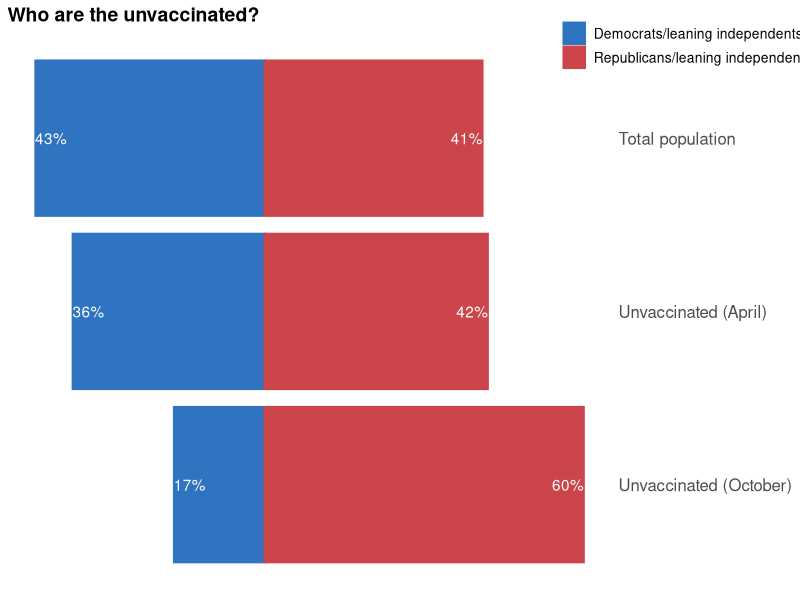

Write the R code that produced this figure.
## ---- chunk 1

library(tidyverse)

knitr::opts_chunk$set(
  echo = TRUE,
  dpi = 300
)

## ---- chunk 2
dat <- tribble(
  ~Population,              ~PoliticalOrientation,              ~Percent,
  "Total population",       "Democrats/leaning independents",   43,
  "Total population",       "Republicans/leaning independents", 41,
  "Unvaccinated (October)", "Democrats/leaning independents",   17,
  "Unvaccinated (October)", "Republicans/leaning independents", 60,
  "Unvaccinated (April)",   "Democrats/leaning independents",   36,
  "Unvaccinated (April)",   "Republicans/leaning independents", 42
  ) %>% 
  mutate(
    PercentLabel = Percent,
    Percent = if_else(
      PoliticalOrientation == "Democrats/leaning independents",
      Percent * -1,
      Percent
    )
  )

g <- dat  %>% 
  ggplot(
    aes(
      x = Percent,
      y = Population,
      fill = PoliticalOrientation,
      color = PoliticalOrientation,
      label = scales::percent(PercentLabel, scale = 1, accuracy = 1)
    )
  )

g +
  geom_col() +
  geom_text(
    data = subset(
      dat, 
      PoliticalOrientation == "Democrats/leaning independents"
    ),
    color = "white",
    hjust = 0
  ) +
  geom_text(
    data = subset(
      dat, 
      PoliticalOrientation == "Republicans/leaning independents"
    ),
    color = "white",
    hjust = 1
  ) +
  scale_fill_manual(values = c("#2E74C0", "#CB454A")) +
  scale_color_manual(values = c("#2E74C0", "#CB454A")) +
  scale_y_discrete(limits = rev, position = "right") +
  ggtitle("Who are the unvaccinated?") +
  theme_minimal() +
  theme(
    axis.title = element_blank(),
    axis.text.x = element_blank(),
    panel.grid = element_blank(),
    legend.direction = "vertical",
    legend.position = c(1.125, .98),
    legend.title = element_blank(),
    legend.text = element_text(size = 10),
    axis.text.y = element_text(size = 12),
    plot.title = element_text(size = 14, face = "bold", hjust = 0)
  )
## ---- chunk 3
sessionInfo()
